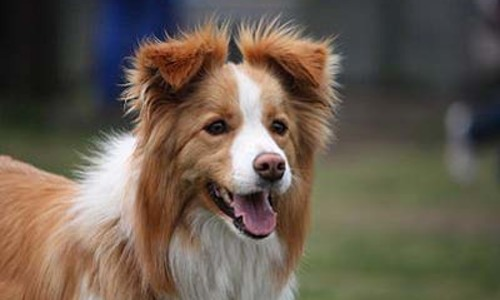
%> input picture 1.jpg, 500 x 300 px
$ octave kadai7.m   (GNU Octave 9; MATLAB toolbox functions it lacks are replaced by stand-ins)
%> lines starting %> are read from the running program, lines starting %| are printed output that depends on the picture
% 課題7　ダイナミックレンジの拡大
% 画素のダイナミックレンジを０から２５５にせよ．
% 下記はサンプルプログラムである．
% 課題作成にあたっては「Lenna」以外の画像を用いよ．
% 例

ORG = imread('1.jpg'); % 画像の読み込み
%> ORG is the input picture: size 300x500x3 uint8; mean R, G, B 104.8, 92.8, 79.8
ORG = rgb2gray(ORG); % 白黒濃淡画像に変換
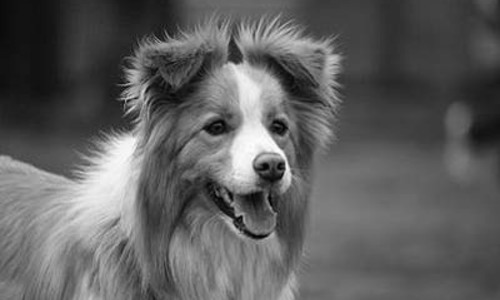
%> ORG: size 300x500 uint8; min 2, max 254, mean 94.9
imagesc(ORG); colormap(gray); colorbar; % 画像の表示
pause;
imhist(ORG); % 濃度ヒストグラムを生成、表示
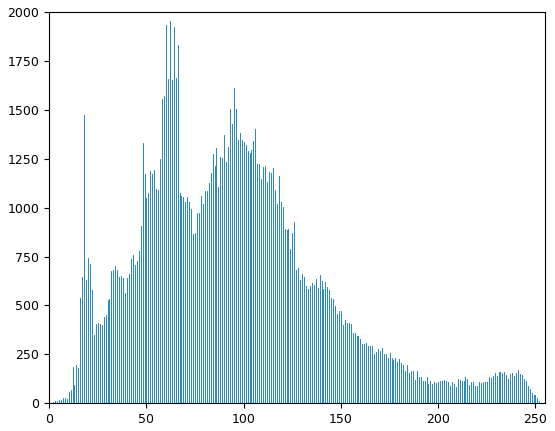
%> figure redrawn from the program's plot data; highest point at x = 62, y = 1954
pause;
ORG = double(ORG);
%> ORG: size 300x500 double
mn = min(ORG(:)); % 濃度値の最小値を算出
%> mn = 2
mx = max(ORG(:)); % 濃度値の最大値を算出
%> mx = 254
ORG = (ORG-mn)/(mx-mn)*255;
imagesc(ORG); colormap(gray); colorbar; % 画像の表示
pause;
ORG = uint8(ORG); % この行について考察せよ[ORGを符号なしの8bit整数からなる行列に変換する。]
%> ORG: size 300x500 uint8
imhist(ORG); % 濃度ヒストグラムを生成、表示
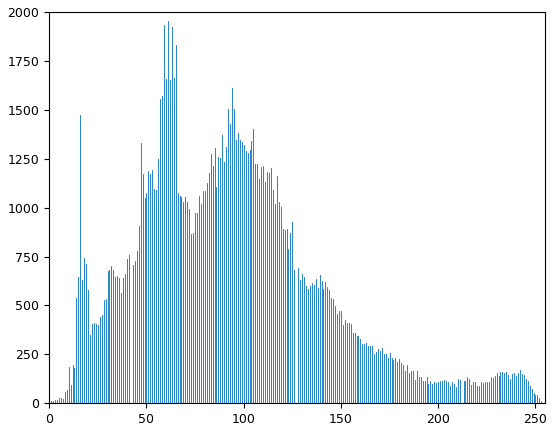
%> figure redrawn from the program's plot data; highest point at x = 61, y = 1954
